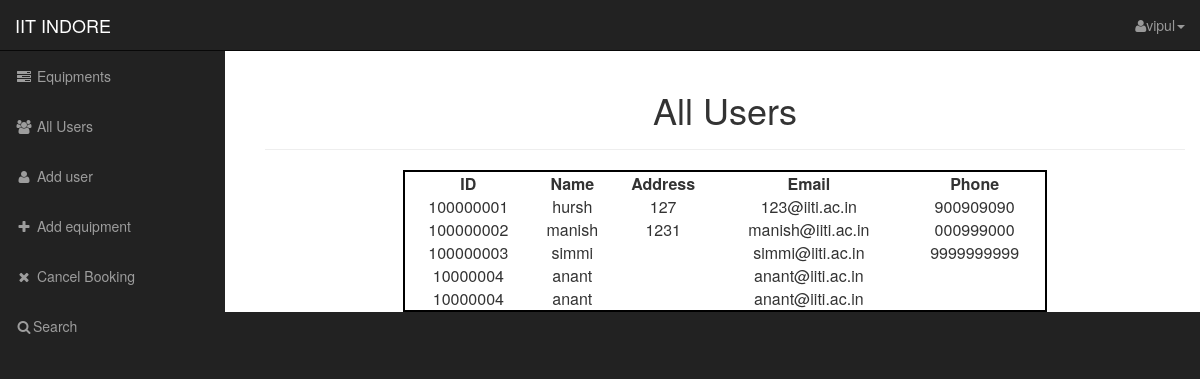
The app's page /allusers.php (signed in) with its own data.
### tables this page shows
CREATE TABLE IF NOT EXISTS `users` (
  `id` int(10) NOT NULL AUTO_INCREMENT,
  `name` varchar(100) NOT NULL,
  `password` varchar(500) NOT NULL,
  `email` varchar(100) DEFAULT NULL,
  `photo` varchar(200) DEFAULT NULL,
  `tempaddress` text,
  `peraddress` text,
  `phoneno` varchar(10) DEFAULT NULL,
  `rollno` varchar(9) DEFAULT NULL,
  PRIMARY KEY (`id`)
);

### allusers.php (the view, shortened to what this page needs)
<?php
include_once ("/common/head.php");
if(isset($_SESSION['usertype'])&&isset($_SESSION['user_id'])){
	if($_SESSION['usertype']=='admin'){
include_once ("/common/navbar_top_side.php");
?>
<div id="page-wrapper">
	<div class="container-fluid">
	<div class="Page-Header"><center><h1>All Users</h1></center></div>
<?php
			$sql= "select * from users";
			$stmt=$db->prepare($sql);
			$qresult=$stmt->execute();
			echo '<table align="center" width = "80%"><tr><th>ID</th><th>Name</th><th>Address</th><th>Email</th><th>Phone</th></tr>';
			while ($results =$stmt->fetch()){
			$id=$results['rollno'];
			$name=$results['name'];
			$address=$results['tempaddress'];
			$email=$results['email'];
			$phone=$results['phoneno'];
			?>
			<div>
			<?php
					echo '<tr><td>'.$id.'</td><td>'.$name.'</td><td>'.$address.'</td><td>'.$email.'</td><td>'.$phone.'</td></tr>';
			?>
			</div>
		<?php } ?>
	</div>
<?php		}
	}
include_once("/common/close.php");
?>

### common/head.php (shortened to what this page needs)
<html lang="en">
<head>
    <link href="css/bootstrap.min.css" rel="stylesheet">
   <link href="css/sb-admin.css" rel="stylesheet">
    <link href="font-awesome/css/font-awesome.min.css" rel="stylesheet" type="text/css">
	<link rel="stylesheet" href="css/calendar.css">
</head>

### common/navbar_top_side.php (shortened to what this page needs)
<?php
if(isset($_SESSION['user_id'])&&!empty($_SESSION['user_id']))
{  $user_id=$_SESSION['user_id'];
?>
<body>
    <div class="page-wrapper">
        <nav class="navbar navbar-inverse navbar-fixed-top" role="navigation">
            <div class="navbar-header">
                <a class="navbar-brand" href="index.html">IIT INDORE</a>
            </div>
            <ul class="nav navbar-right top-nav">
                <li class="dropdown">
                    <a href="#" class="dropdown-toggle" data-toggle="dropdown"><i class="fa fa-user"></i><?php echo $user_id['name'];?><b class="caret"></b></a>
                </li>
            </ul>
            <div class="collapse navbar-collapse navbar-ex1-collapse">
                <ul class="nav navbar-nav side-nav">
                    <?php
						if($_SESSION['usertype']=='admin'){
					?>
					<li>
                        <a href="index.php"><i class="fa fa-fw fa-tasks"></i> Equipments</a>
                    </li>
                    <li>
                        <a href="allusers.php"><i class="fa fa-fw fa-users"></i> All Users</a>
                    </li>
                    <li>
                        <a href="addaccount.php"><i class="fa fa-fw fa-user"></i> Add user</a>
                    </li>
                    <li>
                        <a href="addequipment.php"><i class="fa fa-fw fa-plus"></i> Add equipment</a>
                    </li>
                    <li>
                        <a href="cancelbooking.php"><i class="fa fa-fw fa-remove"></i> Cancel Booking</a>
                    </li>
					<li>
                        <a href="search.php"><i class="fa fa-fw fa-search"></i>Search</a>
                    </li>
					<?php
						}
					 ?>
                </ul>
            </div>
        </nav>
<?php
}
else{
	  include('login.php');
}
?>

### common/close.php (shortened to what this page needs)
</div>
</body>
</html>

### css/sb-admin.css (style rules this page uses)
body { margin-top: 100px; background-color: #222; }
@media (min-width:768px) { body { margin-top: 50px; } }
#page-wrapper { width: 100%; background-color: #fff; }
table { border: 2px solid black !important; width: 70%!important; }
td, th { padding: 0; text-align: center !important; }
@media (min-width:768px) { #page-wrapper { padding-left: 250px; } }
.top-nav { padding: 0 15px; }
.top-nav>li { display: inline-block; float: left; }
.top-nav>li>a { padding-top: 15px; padding-bottom: 15px; line-height: 20px; color: #999; }
@media (min-width:768px) { .side-nav { position: fixed; top: 51px; left: 225px; width: 225px; margin-left: -225px; border: none; border-radius: 0; overflow-y: auto; background-color: #222; } }
@media (min-width:768px) { .side-nav>li>a { width: 225px; } }

### records on screen
users: rollno "100000001", name "hursh", tempaddress "127", email "123@iiti.ac.in", phoneno "900909090"
users: rollno "100000002", name "manish", tempaddress "1231", email "manish@iiti.ac.in", phoneno "000999000"
users: rollno "100000003", name "simmi", email "simmi@iiti.ac.in", phoneno "9999999999"
users: rollno "10000004", name "anant", email "anant@iiti.ac.in"
users: rollno "10000004", name "anant", email "anant@iiti.ac.in"

### other values on screen
$user_id['name'] "vipul"
